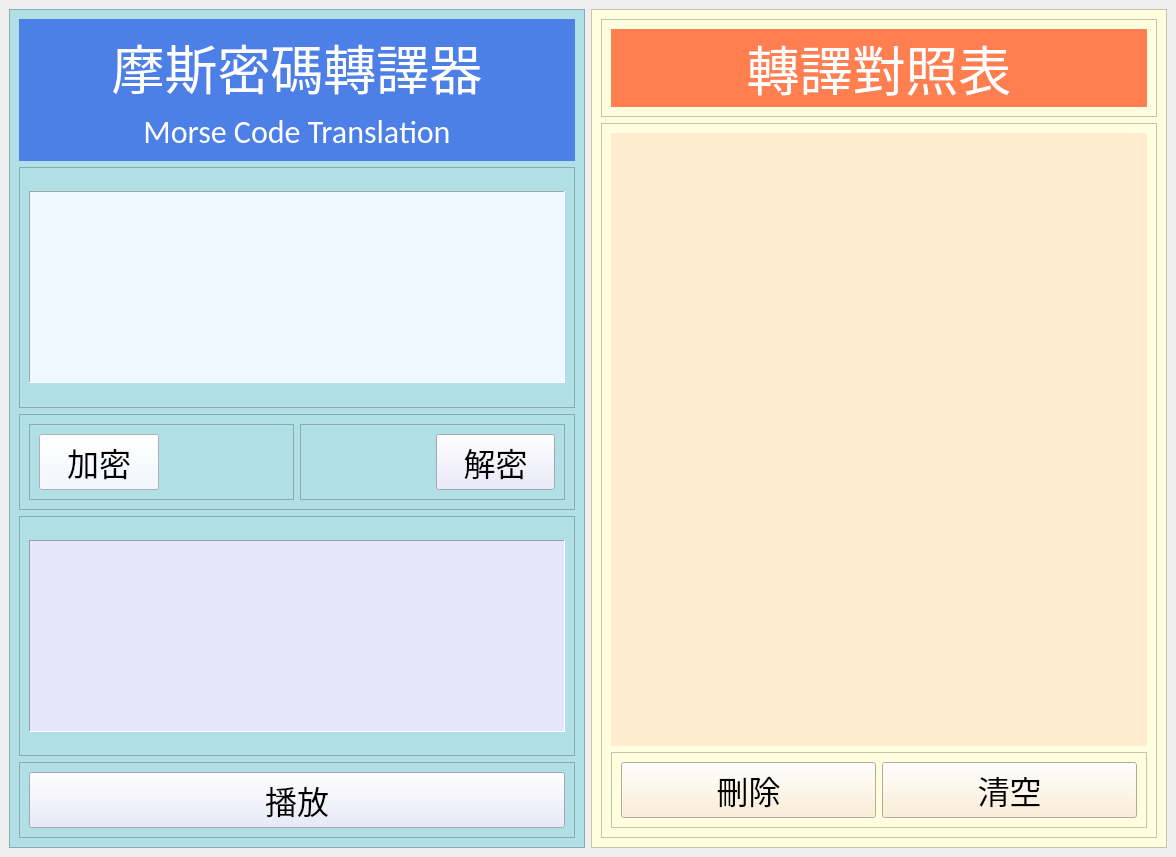
<?xml version="1.0" encoding="UTF-8"?>
<ui version="4.0">
 <class>MainWindow</class>
 <widget class="QMainWindow" name="MainWindow">
  <property name="geometry">
   <rect>
    <x>0</x>
    <y>0</y>
    <width>1176</width>
    <height>857</height>
   </rect>
  </property>
  <property name="windowTitle">
   <string>MainWindow</string>
  </property>
  <widget class="QWidget" name="centralwidget">
   <layout class="QHBoxLayout" name="horizontalLayout">
    <item>
     <widget class="QFrame" name="frame">
      <property name="sizePolicy">
       <sizepolicy hsizetype="Preferred" vsizetype="Preferred">
        <horstretch>0</horstretch>
        <verstretch>0</verstretch>
       </sizepolicy>
      </property>
      <property name="styleSheet">
       <string notr="true">background-color:#B0E0E6;</string>
      </property>
      <property name="frameShape">
       <enum>QFrame::StyledPanel</enum>
      </property>
      <property name="frameShadow">
       <enum>QFrame::Raised</enum>
      </property>
      <layout class="QVBoxLayout" name="verticalLayout_4">
       <item>
        <widget class="QFrame" name="frame_3">
         <property name="sizePolicy">
          <sizepolicy hsizetype="Preferred" vsizetype="Fixed">
           <horstretch>0</horstretch>
           <verstretch>0</verstretch>
          </sizepolicy>
         </property>
         <property name="styleSheet">
          <string notr="true">background-color: 	#4D80E6</string>
         </property>
         <property name="frameShape">
          <enum>QFrame::NoFrame</enum>
         </property>
         <property name="frameShadow">
          <enum>QFrame::Raised</enum>
         </property>
         <layout class="QVBoxLayout" name="verticalLayout_5">
          <item>
           <widget class="QLabel" name="label_40">
            <property name="sizePolicy">
             <sizepolicy hsizetype="Preferred" vsizetype="Fixed">
              <horstretch>0</horstretch>
              <verstretch>0</verstretch>
             </sizepolicy>
            </property>
            <property name="palette">
             <palette>
              <active>
               <colorrole role="WindowText">
                <brush brushstyle="SolidPattern">
                 <color alpha="255">
                  <red>255</red>
                  <green>255</green>
                  <blue>255</blue>
                 </color>
                </brush>
               </colorrole>
               <colorrole role="Button">
                <brush brushstyle="SolidPattern">
                 <color alpha="255">
                  <red>77</red>
                  <green>128</green>
                  <blue>230</blue>
                 </color>
                </brush>
               </colorrole>
               <colorrole role="Text">
                <brush brushstyle="SolidPattern">
                 <color alpha="255">
                  <red>255</red>
                  <green>255</green>
                  <blue>255</blue>
                 </color>
                </brush>
               </colorrole>
               <colorrole role="ButtonText">
                <brush brushstyle="SolidPattern">
                 <color alpha="255">
                  <red>255</red>
                  <green>255</green>
                  <blue>255</blue>
                 </color>
                </brush>
               </colorrole>
               <colorrole role="Base">
                <brush brushstyle="SolidPattern">
                 <color alpha="255">
                  <red>77</red>
                  <green>128</green>
                  <blue>230</blue>
                 </color>
                </brush>
               </colorrole>
               <colorrole role="Window">
                <brush brushstyle="SolidPattern">
                 <color alpha="255">
                  <red>77</red>
                  <green>128</green>
                  <blue>230</blue>
                 </color>
                </brush>
               </colorrole>
              </active>
              <inactive>
               <colorrole role="WindowText">
                <brush brushstyle="SolidPattern">
                 <color alpha="255">
                  <red>255</red>
                  <green>255</green>
                  <blue>255</blue>
                 </color>
                </brush>
               </colorrole>
               <colorrole role="Button">
                <brush brushstyle="SolidPattern">
                 <color alpha="255">
                  <red>77</red>
                  <green>128</green>
                  <blue>230</blue>
                 </color>
                </brush>
               </colorrole>
               <colorrole role="Text">
                <brush brushstyle="SolidPattern">
                 <color alpha="255">
                  <red>255</red>
                  <green>255</green>
                  <blue>255</blue>
                 </color>
                </brush>
               </colorrole>
               <colorrole role="ButtonText">
                <brush brushstyle="SolidPattern">
                 <color alpha="255">
                  <red>255</red>
                  <green>255</green>
                  <blue>255</blue>
                 </color>
                </brush>
               </colorrole>
               <colorrole role="Base">
                <brush brushstyle="SolidPattern">
                 <color alpha="255">
                  <red>77</red>
                  <green>128</green>
                  <blue>230</blue>
                 </color>
                </brush>
               </colorrole>
               <colorrole role="Window">
                <brush brushstyle="SolidPattern">
                 <color alpha="255">
                  <red>77</red>
                  <green>128</green>
                  <blue>230</blue>
                 </color>
                </brush>
               </colorrole>
              </inactive>
              <disabled>
               <colorrole role="WindowText">
                <brush brushstyle="SolidPattern">
                 <color alpha="255">
                  <red>255</red>
                  <green>255</green>
                  <blue>255</blue>
                 </color>
                </brush>
               </colorrole>
               <colorrole role="Button">
                <brush brushstyle="SolidPattern">
                 <color alpha="255">
                  <red>77</red>
                  <green>128</green>
                  <blue>230</blue>
                 </color>
                </brush>
               </colorrole>
               <colorrole role="Text">
                <brush brushstyle="SolidPattern">
                 <color alpha="255">
                  <red>255</red>
                  <green>255</green>
                  <blue>255</blue>
                 </color>
                </brush>
               </colorrole>
               <colorrole role="ButtonText">
                <brush brushstyle="SolidPattern">
                 <color alpha="255">
                  <red>255</red>
                  <green>255</green>
                  <blue>255</blue>
                 </color>
                </brush>
               </colorrole>
               <colorrole role="Base">
                <brush brushstyle="SolidPattern">
                 <color alpha="255">
                  <red>77</red>
                  <green>128</green>
                  <blue>230</blue>
                 </color>
                </brush>
               </colorrole>
               <colorrole role="Window">
                <brush brushstyle="SolidPattern">
                 <color alpha="255">
                  <red>77</red>
                  <green>128</green>
                  <blue>230</blue>
                 </color>
                </brush>
               </colorrole>
              </disabled>
             </palette>
            </property>
            <property name="font">
             <font>
              <family>微軟正黑體</family>
              <pointsize>40</pointsize>
             </font>
            </property>
            <property name="layoutDirection">
             <enum>Qt::LeftToRight</enum>
            </property>
            <property name="styleSheet">
             <string notr="true">color:white;</string>
            </property>
            <property name="text">
             <string>摩斯密碼轉譯器</string>
            </property>
            <property name="alignment">
             <set>Qt::AlignCenter</set>
            </property>
           </widget>
          </item>
          <item>
           <widget class="QLabel" name="label_41">
            <property name="sizePolicy">
             <sizepolicy hsizetype="Preferred" vsizetype="Fixed">
              <horstretch>0</horstretch>
              <verstretch>0</verstretch>
             </sizepolicy>
            </property>
            <property name="font">
             <font>
              <family>Calibri</family>
              <pointsize>24</pointsize>
             </font>
            </property>
            <property name="styleSheet">
             <string notr="true">color: white;</string>
            </property>
            <property name="frameShape">
             <enum>QFrame::NoFrame</enum>
            </property>
            <property name="frameShadow">
             <enum>QFrame::Plain</enum>
            </property>
            <property name="text">
             <string>Morse Code Translation</string>
            </property>
            <property name="alignment">
             <set>Qt::AlignHCenter|Qt::AlignTop</set>
            </property>
           </widget>
          </item>
         </layout>
        </widget>
       </item>
       <item>
        <widget class="QFrame" name="frame_4">
         <property name="frameShape">
          <enum>QFrame::StyledPanel</enum>
         </property>
         <property name="frameShadow">
          <enum>QFrame::Raised</enum>
         </property>
         <layout class="QHBoxLayout" name="horizontalLayout_3">
          <item>
           <widget class="QTextEdit" name="labText_1">
            <property name="sizePolicy">
             <sizepolicy hsizetype="Preferred" vsizetype="Fixed">
              <horstretch>0</horstretch>
              <verstretch>0</verstretch>
             </sizepolicy>
            </property>
            <property name="styleSheet">
             <string notr="true">background-color :	#F0F8FF;</string>
            </property>
            <property name="frameShape">
             <enum>QFrame::Panel</enum>
            </property>
            <property name="frameShadow">
             <enum>QFrame::Sunken</enum>
            </property>
           </widget>
          </item>
         </layout>
        </widget>
       </item>
       <item>
        <widget class="QFrame" name="frame_5">
         <property name="sizePolicy">
          <sizepolicy hsizetype="Preferred" vsizetype="Fixed">
           <horstretch>0</horstretch>
           <verstretch>0</verstretch>
          </sizepolicy>
         </property>
         <property name="frameShape">
          <enum>QFrame::StyledPanel</enum>
         </property>
         <property name="frameShadow">
          <enum>QFrame::Raised</enum>
         </property>
         <layout class="QHBoxLayout" name="horizontalLayout_4">
          <item>
           <widget class="QFrame" name="frame_7">
            <property name="styleSheet">
             <string notr="true"/>
            </property>
            <property name="frameShape">
             <enum>QFrame::StyledPanel</enum>
            </property>
            <property name="frameShadow">
             <enum>QFrame::Raised</enum>
            </property>
            <layout class="QHBoxLayout" name="horizontalLayout_2">
             <item>
              <widget class="QPushButton" name="btn_1">
               <property name="sizePolicy">
                <sizepolicy hsizetype="Preferred" vsizetype="Preferred">
                 <horstretch>0</horstretch>
                 <verstretch>0</verstretch>
                </sizepolicy>
               </property>
               <property name="font">
                <font>
                 <family>微軟正黑體</family>
                 <pointsize>24</pointsize>
                </font>
               </property>
               <property name="styleSheet">
                <string notr="true">background-color :	#F0F8FF;</string>
               </property>
               <property name="text">
                <string>加密</string>
               </property>
              </widget>
             </item>
             <item>
              <widget class="QLabel" name="picBox_1">
               <property name="text">
                <string/>
               </property>
              </widget>
             </item>
            </layout>
           </widget>
          </item>
          <item>
           <widget class="QFrame" name="frame_8">
            <property name="frameShape">
             <enum>QFrame::StyledPanel</enum>
            </property>
            <property name="frameShadow">
             <enum>QFrame::Raised</enum>
            </property>
            <layout class="QHBoxLayout" name="horizontalLayout_5">
             <item>
              <widget class="QLabel" name="picBox_2">
               <property name="text">
                <string/>
               </property>
              </widget>
             </item>
             <item>
              <widget class="QPushButton" name="btn_2">
               <property name="sizePolicy">
                <sizepolicy hsizetype="Preferred" vsizetype="Preferred">
                 <horstretch>0</horstretch>
                 <verstretch>0</verstretch>
                </sizepolicy>
               </property>
               <property name="font">
                <font>
                 <family>微軟正黑體</family>
                 <pointsize>24</pointsize>
                </font>
               </property>
               <property name="styleSheet">
                <string notr="true">background-color:#E6E6FA;</string>
               </property>
               <property name="text">
                <string>解密</string>
               </property>
              </widget>
             </item>
            </layout>
           </widget>
          </item>
         </layout>
        </widget>
       </item>
       <item>
        <widget class="QFrame" name="frame_6">
         <property name="frameShape">
          <enum>QFrame::StyledPanel</enum>
         </property>
         <property name="frameShadow">
          <enum>QFrame::Raised</enum>
         </property>
         <layout class="QHBoxLayout" name="horizontalLayout_7">
          <item>
           <widget class="QTextEdit" name="labText_2">
            <property name="sizePolicy">
             <sizepolicy hsizetype="Preferred" vsizetype="Fixed">
              <horstretch>0</horstretch>
              <verstretch>0</verstretch>
             </sizepolicy>
            </property>
            <property name="styleSheet">
             <string notr="true">
background-color:#E6E6FA;</string>
            </property>
            <property name="frameShape">
             <enum>QFrame::Panel</enum>
            </property>
           </widget>
          </item>
         </layout>
        </widget>
       </item>
       <item>
        <widget class="QFrame" name="frame_11">
         <property name="sizePolicy">
          <sizepolicy hsizetype="Preferred" vsizetype="Fixed">
           <horstretch>0</horstretch>
           <verstretch>0</verstretch>
          </sizepolicy>
         </property>
         <property name="frameShape">
          <enum>QFrame::StyledPanel</enum>
         </property>
         <property name="frameShadow">
          <enum>QFrame::Raised</enum>
         </property>
         <layout class="QVBoxLayout" name="verticalLayout_3">
          <item>
           <widget class="QPushButton" name="btn_3">
            <property name="font">
             <font>
              <family>微軟正黑體</family>
              <pointsize>24</pointsize>
             </font>
            </property>
            <property name="styleSheet">
             <string notr="true">background-color:#E6E6FA;</string>
            </property>
            <property name="text">
             <string>播放</string>
            </property>
           </widget>
          </item>
         </layout>
        </widget>
       </item>
      </layout>
     </widget>
    </item>
    <item>
     <widget class="QFrame" name="frame_2">
      <property name="sizePolicy">
       <sizepolicy hsizetype="Preferred" vsizetype="Preferred">
        <horstretch>0</horstretch>
        <verstretch>0</verstretch>
       </sizepolicy>
      </property>
      <property name="styleSheet">
       <string notr="true">background-color:#FFFFE0;</string>
      </property>
      <property name="frameShape">
       <enum>QFrame::StyledPanel</enum>
      </property>
      <property name="frameShadow">
       <enum>QFrame::Raised</enum>
      </property>
      <layout class="QVBoxLayout" name="verticalLayout">
       <item>
        <widget class="QFrame" name="frame_9">
         <property name="sizePolicy">
          <sizepolicy hsizetype="Preferred" vsizetype="Fixed">
           <horstretch>0</horstretch>
           <verstretch>0</verstretch>
          </sizepolicy>
         </property>
         <property name="frameShape">
          <enum>QFrame::StyledPanel</enum>
         </property>
         <property name="frameShadow">
          <enum>QFrame::Raised</enum>
         </property>
         <layout class="QVBoxLayout" name="verticalLayout_2">
          <item>
           <widget class="QLabel" name="label">
            <property name="sizePolicy">
             <sizepolicy hsizetype="Preferred" vsizetype="Fixed">
              <horstretch>0</horstretch>
              <verstretch>0</verstretch>
             </sizepolicy>
            </property>
            <property name="font">
             <font>
              <family>微軟正黑體</family>
              <pointsize>40</pointsize>
             </font>
            </property>
            <property name="styleSheet">
             <string notr="true">color:white;
background-color:#FF7F50</string>
            </property>
            <property name="frameShape">
             <enum>QFrame::NoFrame</enum>
            </property>
            <property name="frameShadow">
             <enum>QFrame::Sunken</enum>
            </property>
            <property name="text">
             <string>轉譯對照表</string>
            </property>
            <property name="alignment">
             <set>Qt::AlignCenter</set>
            </property>
           </widget>
          </item>
         </layout>
        </widget>
       </item>
       <item>
        <widget class="QFrame" name="frame_10">
         <property name="sizePolicy">
          <sizepolicy hsizetype="Preferred" vsizetype="Preferred">
           <horstretch>0</horstretch>
           <verstretch>0</verstretch>
          </sizepolicy>
         </property>
         <property name="frameShape">
          <enum>QFrame::StyledPanel</enum>
         </property>
         <property name="frameShadow">
          <enum>QFrame::Raised</enum>
         </property>
         <layout class="QVBoxLayout" name="verticalLayout_6">
          <item>
           <widget class="QListWidget" name="lstWgt_1">
            <property name="sizePolicy">
             <sizepolicy hsizetype="Preferred" vsizetype="Preferred">
              <horstretch>0</horstretch>
              <verstretch>0</verstretch>
             </sizepolicy>
            </property>
            <property name="font">
             <font>
              <family>Book Antiqua</family>
              <pointsize>18</pointsize>
             </font>
            </property>
            <property name="styleSheet">
             <string notr="true">background-color: #FFEBCD ;</string>
            </property>
            <property name="frameShape">
             <enum>QFrame::NoFrame</enum>
            </property>
            <property name="frameShadow">
             <enum>QFrame::Plain</enum>
            </property>
            <property name="dragDropMode">
             <enum>QAbstractItemView::NoDragDrop</enum>
            </property>
            <property name="defaultDropAction">
             <enum>Qt::CopyAction</enum>
            </property>
            <property name="selectionMode">
             <enum>QAbstractItemView::NoSelection</enum>
            </property>
            <property name="selectionBehavior">
             <enum>QAbstractItemView::SelectItems</enum>
            </property>
            <property name="textElideMode">
             <enum>Qt::ElideNone</enum>
            </property>
            <property name="movement">
             <enum>QListView::Static</enum>
            </property>
            <property name="flow">
             <enum>QListView::TopToBottom</enum>
            </property>
            <property name="isWrapping" stdset="0">
             <bool>true</bool>
            </property>
            <property name="resizeMode">
             <enum>QListView::Adjust</enum>
            </property>
            <property name="layoutMode">
             <enum>QListView::SinglePass</enum>
            </property>
            <property name="spacing">
             <number>0</number>
            </property>
            <property name="viewMode">
             <enum>QListView::ListMode</enum>
            </property>
            <property name="uniformItemSizes">
             <bool>false</bool>
            </property>
            <property name="batchSize">
             <number>100</number>
            </property>
            <property name="wordWrap">
             <bool>false</bool>
            </property>
            <property name="selectionRectVisible">
             <bool>false</bool>
            </property>
            <property name="currentRow">
             <number>-1</number>
            </property>
           </widget>
          </item>
          <item>
           <widget class="QFrame" name="frame_12">
            <property name="sizePolicy">
             <sizepolicy hsizetype="Preferred" vsizetype="Fixed">
              <horstretch>0</horstretch>
              <verstretch>0</verstretch>
             </sizepolicy>
            </property>
            <property name="frameShape">
             <enum>QFrame::StyledPanel</enum>
            </property>
            <property name="frameShadow">
             <enum>QFrame::Raised</enum>
            </property>
            <layout class="QHBoxLayout" name="horizontalLayout_6">
             <item>
              <widget class="QPushButton" name="btn_4">
               <property name="sizePolicy">
                <sizepolicy hsizetype="Preferred" vsizetype="Fixed">
                 <horstretch>0</horstretch>
                 <verstretch>0</verstretch>
                </sizepolicy>
               </property>
               <property name="font">
                <font>
                 <family>微軟正黑體</family>
                 <pointsize>24</pointsize>
                </font>
               </property>
               <property name="styleSheet">
                <string notr="true">background-color: #FFEBCD ;</string>
               </property>
               <property name="text">
                <string>刪除</string>
               </property>
              </widget>
             </item>
             <item>
              <widget class="QPushButton" name="btn_5">
               <property name="font">
                <font>
                 <family>微軟正黑體</family>
                 <pointsize>24</pointsize>
                </font>
               </property>
               <property name="styleSheet">
                <string notr="true">background-color: #FFEBCD ;</string>
               </property>
               <property name="text">
                <string>清空</string>
               </property>
              </widget>
             </item>
            </layout>
           </widget>
          </item>
         </layout>
        </widget>
       </item>
      </layout>
     </widget>
    </item>
   </layout>
  </widget>
 </widget>
 <resources/>
 <connections/>
</ui>
